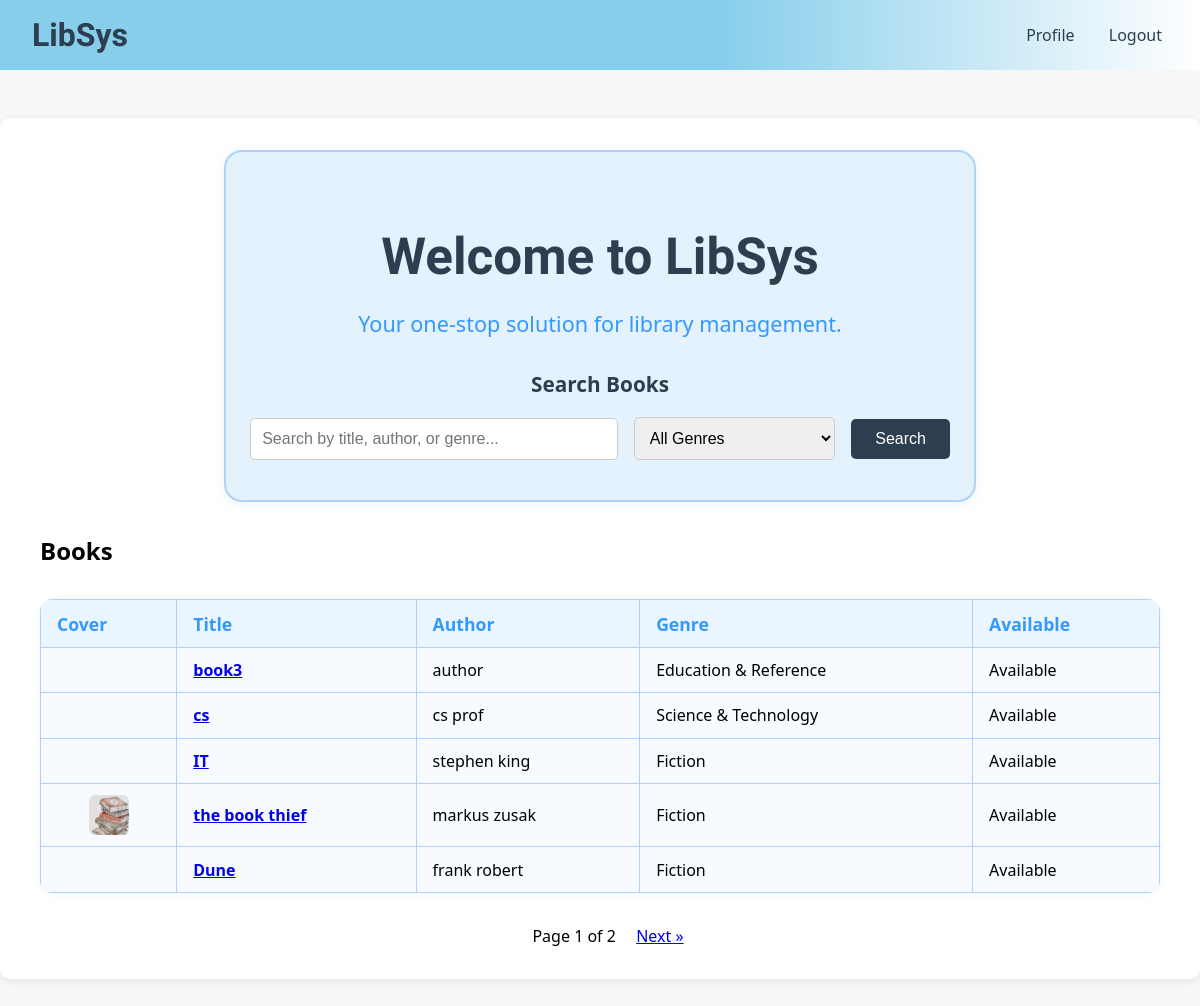
The app's page / (signed in), older data.
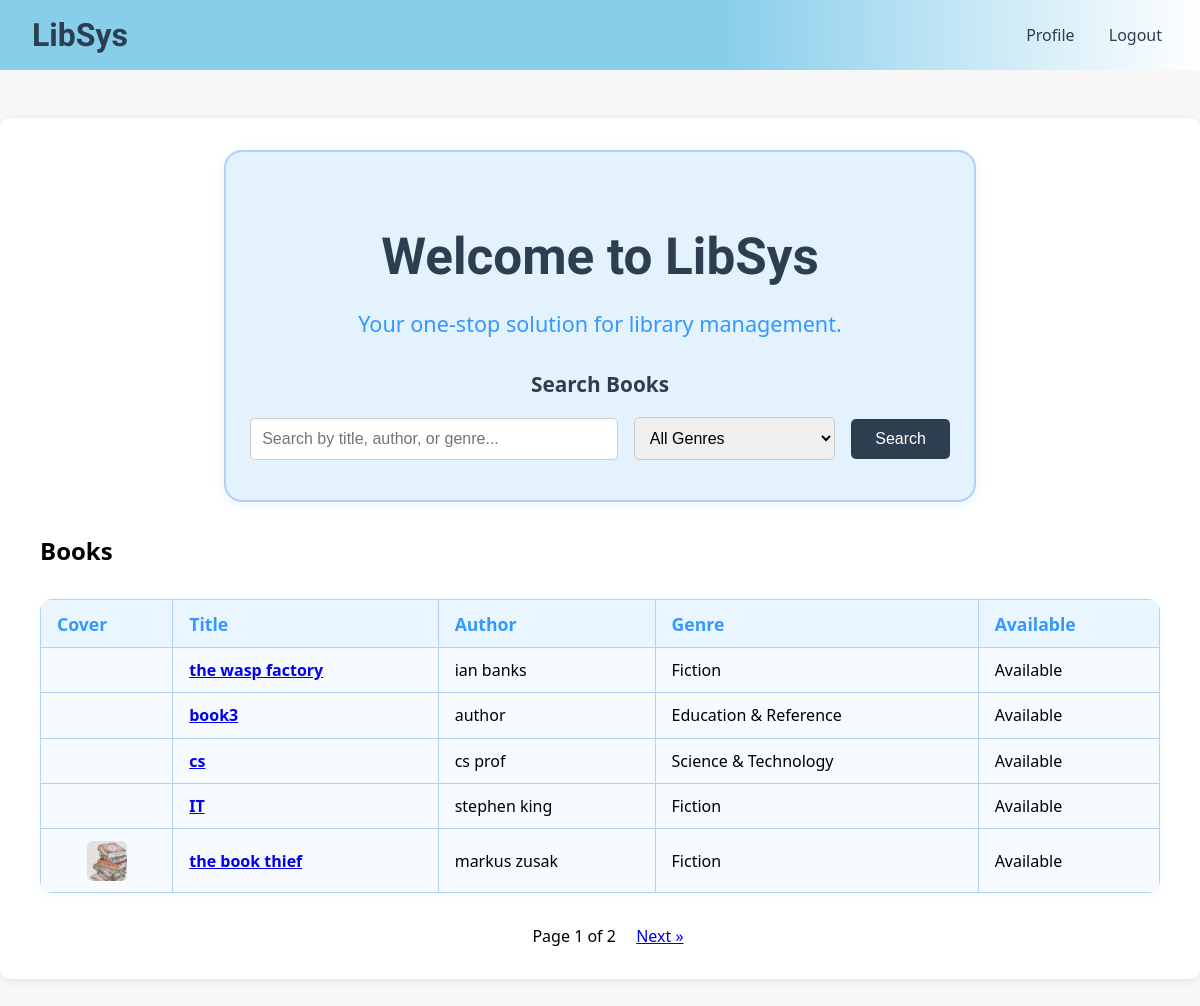
The same page, newer data.
### Home/models.py (models this page shows, shortened)
class Book(models.Model):
    "these ar efew genres that can be selected to label a book added in library"
    GENRE_CHOICES = [
        ("Fiction", "Fiction (Novels, stories, drama, literary fiction)"),
        ("Non-Fiction", "Non-Fiction (Essays, journalism, real-life topics, how-to books)"),
        ("Science & Technology", "Science & Technology (Physics, biology, programming, engineering, mathematics)"),
        ("History & Politics", "History & Politics (Historical events, government, wars, biographies of leaders)"),
        ("Children & Young Adult", "Children & Young Adult (Books for kids, teens, fantasy for younger readers)"),
        ("Religion & Philosophy", "Religion & Philosophy (Spiritual texts, beliefs, ethics, thought systems)"),
        ("Education & Reference", "Education & Reference (Textbooks, guides, dictionaries, academic materials)"),
    ]
    book_id = models.AutoField(primary_key=True)
    book_name = models.CharField(max_length=255)
    book_author = models.CharField(max_length=255)
    book_genre = models.CharField(max_length=40, choices=GENRE_CHOICES) #can select from the genres that have been listed
    isAvailable = models.BooleanField(default=True) #show if availble or not
    created_at = models.DateTimeField(auto_now_add=True)  # For latest books
    book_photo = models.ImageField(upload_to='book_photos/', null=True, blank=True)

### Home/views.py (the view)
# urls.py: path('', home, name='home'),
@login_required(login_url='login')
def home(request):
    query = request.GET.get('q', '').strip() #
    genre = request.GET.get('genre', '')
    books = Book.objects.all().order_by('-created_at') #shows all book at order of recently added
    if query:    #filters according to query
        books = books.filter(
            models.Q(book_name__icontains=query) |  #contains this text case insensitively
            models.Q(book_author__icontains=query) |
            models.Q(book_genre__icontains=query)
        )
    if genre:
        books = books.filter(book_genre=genre)
    paginator = Paginator(books, 5)  # 5 books per page
    page_number = request.GET.get('page')
    page_obj = paginator.get_page(page_number)
    return render(request, 'home.html', {
        'page_obj': page_obj,
        'query': query,
        'genre': genre,
        'genre_choices': Book.GENRE_CHOICES,
    })

### Home/templates/home.html (shortened to what this page needs)
{% load static %}
<!DOCTYPE html>
<html lang="en">
<head>
  <link rel="stylesheet" href="{% static 'homestyle.css' %}" />
</head>
<body>
  <nav class="navbar">
    <div class="nav-left">
      <span class="logo">LibSys</span>
    </div>
    <div class="nav-right">
      {% if user.is_authenticated %}
        <a href="{% url 'profile' %}">Profile</a>
        <form method="post" action="{% url 'logout' %}" style="display:inline;">
          <button type="submit" class="logout-btn">Logout</button>
        </form>
      {% else %}
        <a href="{% url 'login' %}">Login</a>
        <a href="{% url 'register' %}">Register</a>
      {% endif %}
    </div>
  </nav>
  <div class="container">
    <div class="welcome">
      <h1>Welcome to LibSys</h1>
      <p>Your one-stop solution for library management.</p>
      <div class="search-section">
        <h2>Search Books</h2>
        <form method="get" action="">
          <input type="text" name="q" placeholder="Search by title, author, or genre..." value="{{ query }}" />
          <select name="genre">
            <option value="">All Genres</option>
          </select>
          <button type="submit">Search</button>
        </form>
      </div>
    </div>
    <div class="latest-books">
      <h2>Books</h2>
      {% if page_obj.object_list %}
        <table class="home-books-table">
          <thead>
            <tr>
              <th>Cover</th>
              <th>Title</th>
              <th>Author</th>
              <th>Genre</th>
              <th>Available</th>
            </tr>
          </thead>
          <tbody>
            {% for book in page_obj.object_list %}
            <tr>
              <td>{% if book.book_photo %}<img src="{{ book.book_photo.url }}" alt="{{ book.book_name }}" style="height:40px;" />{% endif %}</td>
              <td><strong><a href="{% url 'book_detail' book.book_id %}">{{ book.book_name }}</a></strong></td>
              <td>{{ book.book_author }}</td>
              <td>{{ book.book_genre }}</td>
              <td>{% if book.isAvailable %}Available{% else %}Not Available{% endif %}</td>
            </tr>
            {% endfor %}
          </tbody>
        </table>
        <div class="pagination" style="margin-top:1.5rem; text-align:center;">
          <span style="margin:0 1rem;">Page {{ page_obj.number }} of {{ page_obj.paginator.num_pages }}</span>
          {% if page_obj.has_next %}
            <a href="?q={{ query }}&genre={{ genre }}&page={{ page_obj.next_page_number }}">Next &raquo;</a>
          {% endif %}
        </div>
      {% else %}
        <p>No books found.</p>
      {% endif %}
    </div>
  </div>
</body>
</html>

Row changes from the older to the newer data that the page shows:
no longer on this page (row unchanged): Book: book_name "Dune", book_author "frank robert", book_genre "Fiction", isAvailable "Available"
added Book: book_name "the wasp factory", book_author "ian banks", book_genre "Fiction", isAvailable "Available"
